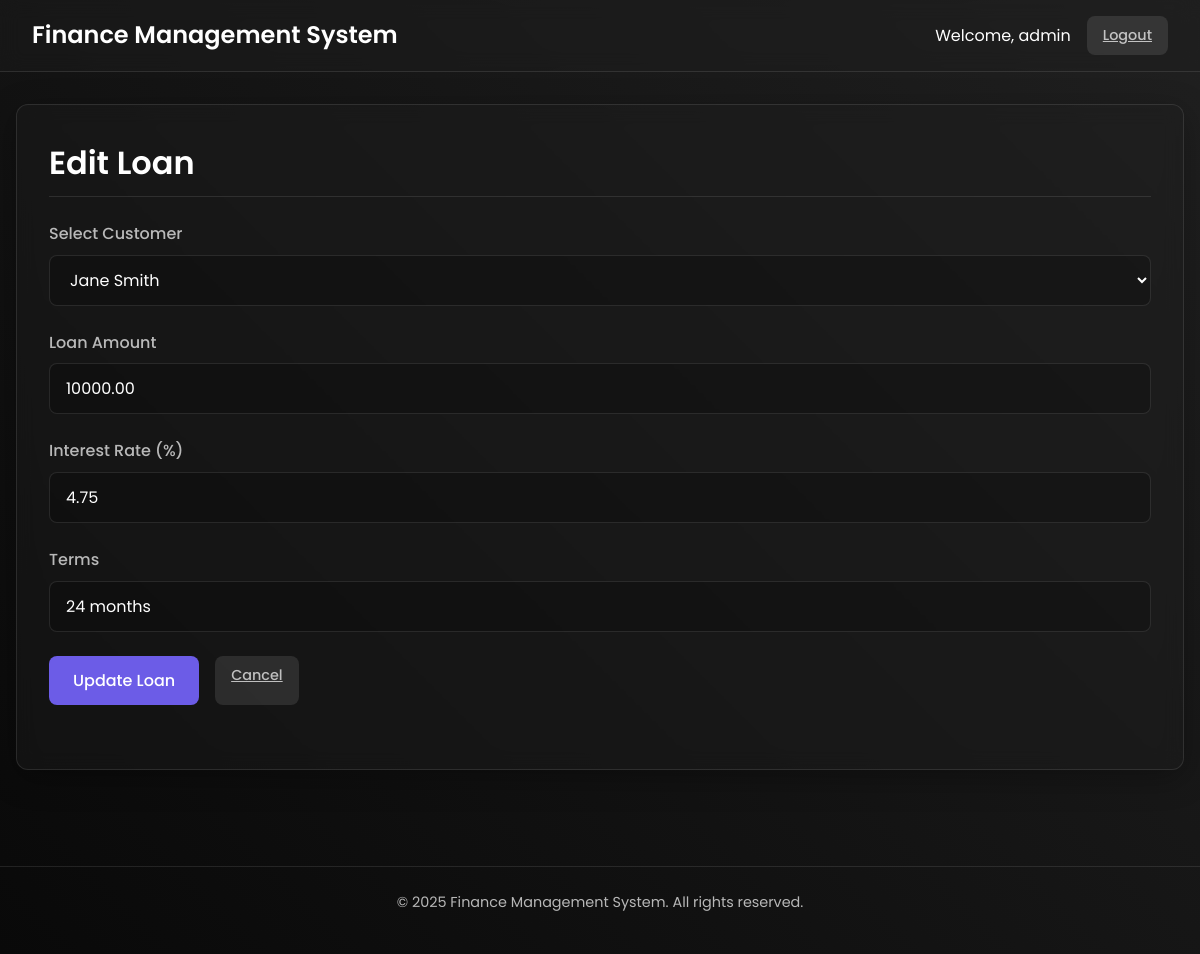
The app's page /edit_loan.php?id=2 (signed in) with its own data.
### tables this page shows
CREATE TABLE IF NOT EXISTS loans (
  id INT AUTO_INCREMENT PRIMARY KEY,
  customer_id INT NOT NULL,
  amount DECIMAL(10,2) NOT NULL,
  interest_rate FLOAT NOT NULL,
  terms VARCHAR(100) NOT NULL,
  created_at TIMESTAMP DEFAULT CURRENT_TIMESTAMP,
  FOREIGN KEY (customer_id) REFERENCES customers(id) ON DELETE CASCADE
);

CREATE TABLE IF NOT EXISTS customers (
  id INT AUTO_INCREMENT PRIMARY KEY,
  name VARCHAR(255) NOT NULL,
  email VARCHAR(255) NOT NULL,
  phone VARCHAR(20) NOT NULL,
  created_at TIMESTAMP DEFAULT CURRENT_TIMESTAMP
);

### edit_loan.php (the view, shortened to what this page needs)
<?php
require_once 'includes/db.php';
$loan_id = filter_var($_GET['id'], FILTER_VALIDATE_INT);
$checkLoan = $conn->prepare("SELECT * FROM loans WHERE id = ?");
$checkLoan->bind_param("i", $loan_id);
$checkLoan->execute();
$result = $checkLoan->get_result();
$loan = $result->fetch_assoc();
$customerDropdownQuery = "SELECT id, name FROM customers ORDER BY name";
$customerDropdownResult = $conn->query($customerDropdownQuery);
?>
<!DOCTYPE html>
<html lang="en">
<head>
    <link rel="stylesheet" href="assets/style.css">
</head>
<body>
    <header class="dashboard-header">
        <div class="logo">
            <h1>Finance Management System</h1>
        </div>
        <div class="user-info">
            <span>Welcome, <?php echo htmlspecialchars($_SESSION['admin_username']); ?></span>
            <a href="logout.php" class="btn btn-logout">Logout</a>
        </div>
    </header>
    <div class="container dashboard-container">
        <section class="dashboard-section glass-card">
            <h2>Edit Loan</h2>
            <div class="form-container">
                <form id="edit-loan-form" method="POST">
                    <div class="form-group">
                        <label for="customer_id">Select Customer</label>
                        <select id="customer_id" name="customer_id" required>
                            <?php while ($customerOption = $customerDropdownResult->fetch_assoc()): ?>
                                <option value="<?php echo $customerOption['id']; ?>" <?php echo ($customerOption['id'] == $loan['customer_id']) ? 'selected' : ''; ?>>
                                    <?php echo htmlspecialchars($customerOption['name']); ?>
                                </option>
                            <?php endwhile; ?>
                        </select>
                    </div>
                    <div class="form-group">
                        <label for="amount">Loan Amount</label>
                        <input type="number" id="amount" name="amount" step="0.01" min="0" value="<?php echo htmlspecialchars($loan['amount']); ?>" required>
                    </div>
                    <div class="form-group">
                        <label for="interest_rate">Interest Rate (%)</label>
                        <input type="number" id="interest_rate" name="interest_rate" step="0.01" min="0" max="100" value="<?php echo htmlspecialchars($loan['interest_rate']); ?>" required>
                    </div>
                    <div class="form-group">
                        <label for="terms">Terms</label>
                        <input type="text" id="terms" name="terms" placeholder="e.g., 12 months" value="<?php echo htmlspecialchars($loan['terms']); ?>" required>
                    </div>
                    <div class="button-group">
                        <button type="submit" class="btn btn-primary">Update Loan</button>
                        <a href="home.php" class="btn btn-logout">Cancel</a>
                    </div>
                </form>
            </div>
        </section>
    </div>
    <footer class="dashboard-footer">
        <p>&copy; <?php echo date('Y'); ?> Finance Management System. All rights reserved.</p>
    </footer>
</body>
</html>

### assets/style.css (style rules this page uses)
:root { --bg-dark: #121212; --bg-card: rgba(30, 30, 30, 0.7); --text-primary: #ffffff; --text-secondary: rgba(255, 255, 255, 0.7); --accent-primary: #6c5ce7; --accent-secondary: #a29bfe; --error: #ff5252; --success: #4caf50; --glass-bg: rgba(30, 30, 30, 0.4); --glass-border: 1px solid rgba(255, 255, 255, 0.1); --glass-shadow: 0 8px 32px 0 rgba(0, 0, 0, 0.3); --glass-radius: 12px; --font-family: 'Poppins', sans-serif; --transition-speed: 0.3s; }
* { margin: 0; padding: 0; box-sizing: border-box; }
body { font-family: var(--font-family); background-color: var(--bg-dark); color: var(--text-primary); line-height: 1.6; overflow-x: hidden; background-image: linear-gradient(45deg, #090909 0%, #202020 100%); background-attachment: fixed; min-height: 100vh; }
h1, h2, h3, h4, h5, h6 { margin-bottom: 0.5em; font-weight: 600; }
h1 { font-size: 2.5rem; }
h2 { font-size: 2rem; }
p { margin-bottom: 1rem; }
.container { width: 100%; max-width: 1200px; margin: 0 auto; padding: 1rem; }
.dashboard-container { padding: 2rem 1rem; }
.glass-card { background: var(--glass-bg); border-radius: var(--glass-radius); border: var(--glass-border); box-shadow: var(--glass-shadow); backdrop-filter: blur(10px); -webkit-backdrop-filter: blur(10px); padding: 2rem; margin-bottom: 2rem; transition: transform var(--transition-speed), box-shadow var(--transition-speed); }
.form-group { margin-bottom: 1.5rem; }
label { display: block; margin-bottom: 0.5rem; color: var(--text-secondary); font-weight: 500; }
input, select, textarea { width: 100%; padding: 0.75rem 1rem; border-radius: 8px; border: 1px solid rgba(255, 255, 255, 0.1); background-color: rgba(0, 0, 0, 0.2); color: var(--text-primary); font-family: var(--font-family); font-size: 1rem; transition: border-color var(--transition-speed), box-shadow var(--transition-speed); }
.btn { display: inline-block; padding: 0.75rem 1.5rem; border-radius: 8px; border: none; font-family: var(--font-family); font-size: 1rem; font-weight: 500; cursor: pointer; transition: background-color var(--transition-speed), transform var(--transition-speed); }
.btn-primary { background-color: var(--accent-primary); color: white; }
.btn-logout { background-color: rgba(255, 255, 255, 0.1); color: var(--text-secondary); padding: 0.5rem 1rem; font-size: 0.9rem; }
.button-group { display: flex; gap: 1rem; margin-top: 1.5rem; }
.dashboard-header { background: var(--glass-bg); backdrop-filter: blur(10px); -webkit-backdrop-filter: blur(10px); padding: 1rem 2rem; display: flex; justify-content: space-between; align-items: center; border-bottom: var(--glass-border); position: sticky; top: 0; z-index: 100; }
.dashboard-header .logo h1 { font-size: 1.5rem; margin: 0; }
.user-info { display: flex; align-items: center; gap: 1rem; }
.dashboard-section { margin-bottom: 2rem; }
.dashboard-section > h2 { margin-bottom: 1.5rem; border-bottom: var(--glass-border); padding-bottom: 0.5rem; }
.form-container { margin-bottom: 2rem; }
.dashboard-section { margin-bottom: 2rem; width: 100%; }
.dashboard-footer { text-align: center; padding: 1.5rem 0; margin-top: 2rem; color: var(--text-secondary); font-size: 0.9rem; border-top: var(--glass-border); }
.dashboard-section { animation: fadeIn 0.5s ease-out forwards; }

### records on screen
loans: customer_id "Jane Smith", amount "10000.00", interest_rate "4.75", terms "24 months"

### other values on screen
$_SESSION['admin_username'] "admin"
